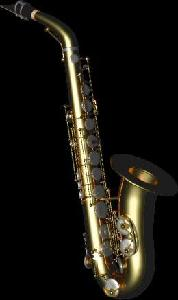
#> input picture ICP_5/RetrainInceptionFinalLayer/caltech101/data/train/saxophone/image_0001.jpg, 178 x 300 px, given in place of 1346051107_9cdc14e070.jpg, which was not available
$ jupyter execute 'Feature Extraction.ipynb'   (shell and % lines are left out)   (Python 2 division)   (older library calls are emulated)
#> lines starting #> are read from the running program, lines starting #| are printed output that depends on the picture; pictures that were not available may be replaced by others from this repository, and a replacement may not be noted
[cell 1]
import numpy as np
import cv2
import matplotlib.pyplot as plt
import os

[cell 2]
cv2.__version__

[cell 3]
dataset_path = '/home/vthotigar/Flickr8k/data/saxophone/'
img_building = cv2.imread(os.path.join(dataset_path, '1346051107_9cdc14e070.jpg'))
#> img_building is the input picture: shape (300, 178, 3); mean B, G, R 16.6, 22.1, 24.3
img_building = cv2.cvtColor(img_building, cv2.COLOR_BGR2RGB)  # Convert from cv's BRG default color order to RGB

orb = cv2.ORB_create()  # OpenCV 3 backward incompatibility: Do not create a detector with `cv2.ORB()`.
key_points, description = orb.detectAndCompute(img_building, None)
#> key_points = 419 keypoints; strongest (x, y, size): (80, 129, 31), (94, 250, 31), (67, 115, 31), (91, 204, 31)
img_building_keypoints = cv2.drawKeypoints(img_building,
                                           key_points,
                                           img_building,
                                           flags=cv2.DRAW_MATCHES_FLAGS_DRAW_RICH_KEYPOINTS) # Draw circles.
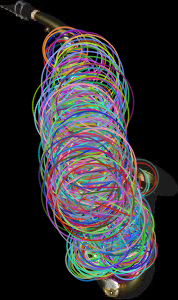
#> img_building_keypoints: shape (300, 178, 3); mean R, G, B 51.9, 50.6, 53.8
plt.figure(figsize=(16, 16))
plt.title('ORB Interest Points')
plt.imshow(img_building_keypoints); plt.show()

[cell 4]
def image_detect_and_compute(detector, img_name):
    """Detect and compute interest points and their descriptors."""
#> called with img_name = '1346051107_9cdc14e070.jpg'
    img = cv2.imread(os.path.join(dataset_path, img_name))
    img = cv2.cvtColor(img, cv2.COLOR_BGR2GRAY)
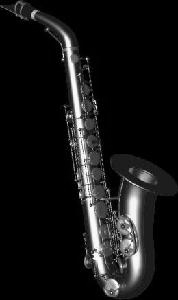
#> img: shape (300, 178); min 0, max 254, mean 22.2
    kp, des = detector.detectAndCompute(img, None)
#> kp = 416 keypoints; strongest (x, y, size): (80, 129, 31), (93, 256, 31), (67, 115, 31), (94, 250, 31)
    return img, kp, des


def draw_image_matches(detector, img1_name, img2_name, nmatches=10):
    """Draw ORB feature matches of the given two images."""
    img1, kp1, des1 = image_detect_and_compute(detector, img1_name)
#> kp1 has the same summary as kp in image_detect_and_compute
    img2, kp2, des2 = image_detect_and_compute(detector, img2_name)
#> call 2 of image_detect_and_compute, with img_name = '2312984882_bec7849e09.jpg'
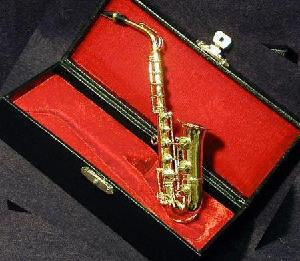
#> input picture ICP_5/RetrainInceptionFinalLayer/caltech101/data/train/saxophone/image_0002.jpg, 300 x 261 px, given in place of 2312984882_bec7849e09.jpg, which was not available
#> in image_detect_and_compute, img is the input picture: shape (261, 300, 3); mean B, G, R 40, 47.1, 105.3
#> in image_detect_and_compute (call 2), `img = cv2.cvtColor(img, cv2.COLOR_BGR2GRAY)`:
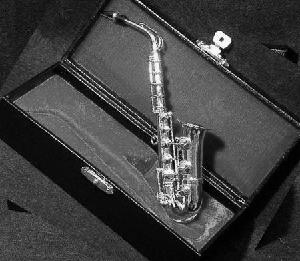
#> img: shape (261, 300); min 0, max 255, mean 63.7
#> in image_detect_and_compute (call 2), `kp, des = detector.detectAndCompute(img, None)`: kp = 464 keypoints; strongest (x, y, size): (221, 49, 37.2), (220, 51, 31), (172, 155, 31), (223, 47, 31)
#> kp2 has the same summary as kp in image_detect_and_compute

    bf = cv2.BFMatcher(cv2.NORM_HAMMING, crossCheck=True)
    matches = bf.match(des1, des2)
#> matches = 96 matches
    matches = sorted(matches, key = lambda x: x.distance) # Sort matches by distance.  Best come first.

    img_matches = cv2.drawMatches(img1, kp1, img2, kp2, matches[:nmatches], img2, flags=2) # Show top 10 matches
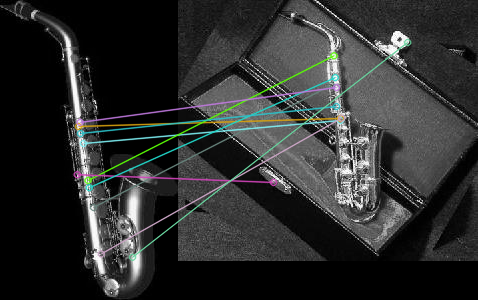
#> img_matches: shape (300, 478, 3); mean of channels 0, 1, 2 45.3, 45.9, 44.6; drawn as B, G, R
    plt.figure(figsize=(16, 16))
    plt.title(type(detector))
    plt.imshow(img_matches); plt.show()


orb = cv2.ORB_create()
draw_image_matches(orb, '1346051107_9cdc14e070.jpg', '2312984882_bec7849e09.jpg')

[cell 5]
sift = cv2.xfeatures2d.SIFT_create()
kp, des = sift.detectAndCompute(img_building, None)
#> kp = 440 keypoints; strongest (x, y, size): (90, 256, 2.6), (33, 14, 3.8), (116, 285, 4), (92, 70, 2.1)
img_kp = cv2.drawKeypoints(img_building, kp, img_building)
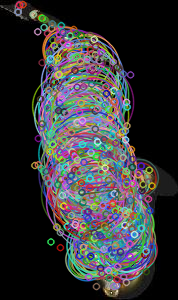
#> img_kp: shape (300, 178, 3); mean R, G, B 53.4, 53.6, 55.7

plt.figure(figsize=(15, 15))
plt.imshow(img_kp); plt.show()

[cell 6]
img1, kp1, des1 = image_detect_and_compute(sift, '1346051107_9cdc14e070.jpg')
#> in image_detect_and_compute (call 3), `kp, des = detector.detectAndCompute(img, None)`: kp = 151 keypoints; strongest (x, y, size): (94, 101, 1.8), (133, 204, 10.5), (79, 124, 5.1), (101, 269, 5.5)
#> kp1 has the same summary as kp in image_detect_and_compute
img2, kp2, des2 = image_detect_and_compute(sift, '2312984882_bec7849e09.jpg')
#> in image_detect_and_compute (call 4), `kp, des = detector.detectAndCompute(img, None)`: kp = 310 keypoints; strongest (x, y, size): (221, 39, 2.7), (114, 15, 2.5), (222, 40, 12), (227, 41, 5.9)
#> kp2 has the same summary as kp in image_detect_and_compute

FLANN_INDEX_KDTREE = 1
index_params = dict(algorithm = FLANN_INDEX_KDTREE, trees = 5)
search_params = dict(checks=50)

flann = cv2.FlannBasedMatcher(index_params,search_params)
matches = flann.knnMatch(des1, des2, k=2)
#> matches = 151 matches

matchesMask = [[0, 0] for i in range(len(matches))]
#> matchesMask = 151 pairs, first value 0 to 0, second value 0 to 0
# ratio test as per Lowe's paper
for i, (m, n) in enumerate(matches):
    if m.distance < 0.55*n.distance:
        matchesMask[i] = [1, 0]

draw_params = dict(matchColor=(0, 255, 0),
                   singlePointColor=(255, 0, 0),
                   matchesMask=matchesMask,
                   flags=0)
#> draw_params = 4 items

img3 = cv2.drawMatchesKnn(img1, kp1, img2, kp2, matches, None, **draw_params)
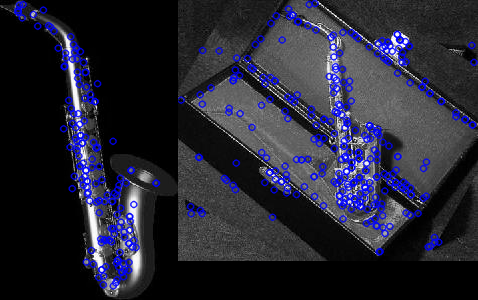
#> img3: shape (300, 478, 3); mean of channels 0, 1, 2 52.6, 37.6, 37.6; drawn as B, G, R
plt.figure(figsize=(18, 18))
plt.imshow(img3); plt.show()
